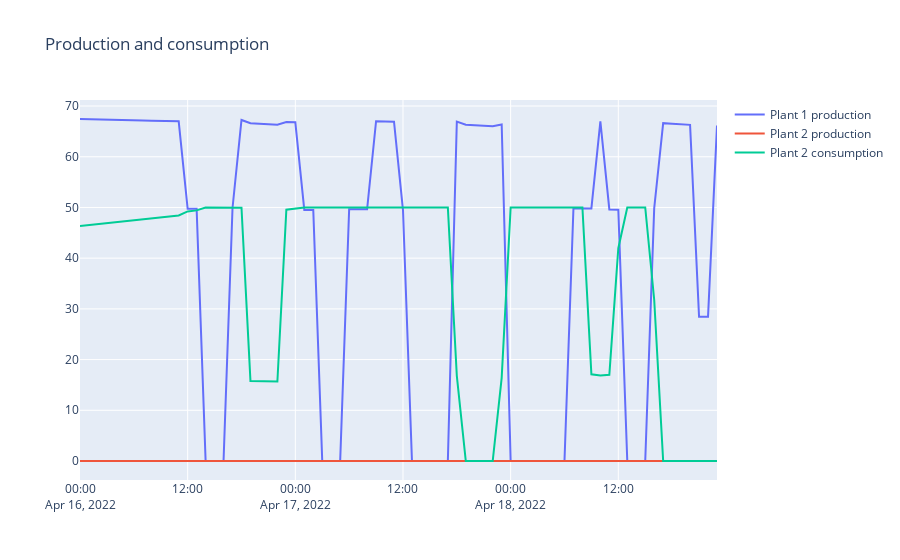
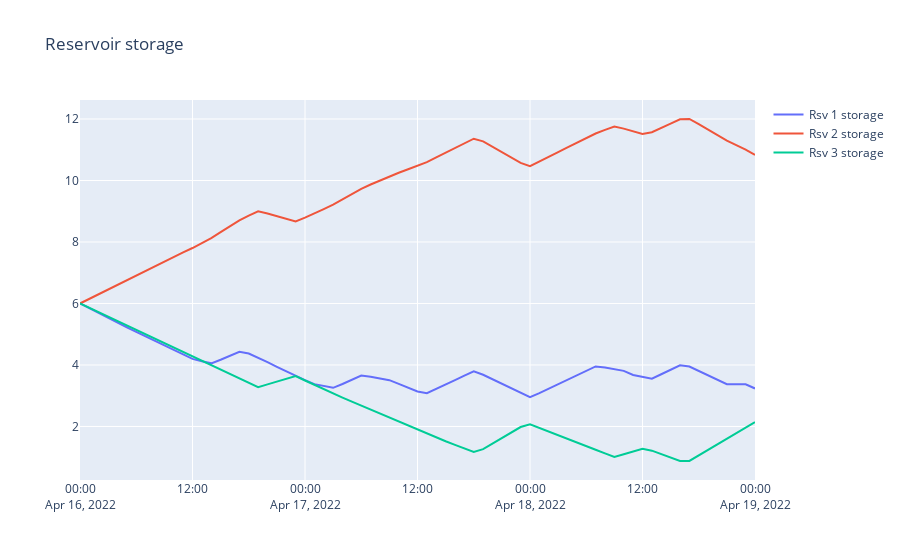

The notebook cell these images were saved under, in order:
### Code cell
import plotly.graph_objects as go
from IPython.display import HTML

fig = go.Figure()
plant1_prod = shop.model.plant.plant1.production.get()
plant2_prod = shop.model.plant.plant2.production.get()
plant2_cons = shop.model.plant.plant2.consumption.get()
fig.add_trace(go.Scatter(x=plant1_prod.index, y=plant1_prod.values, name="Plant 1 production"))
fig.add_trace(go.Scatter(x=plant2_prod.index, y=plant2_prod.values, name="Plant 2 production"))
fig.add_trace(go.Scatter(x=plant2_cons.index, y=plant2_cons.values, name="Plant 2 consumption"))
fig.update_layout(title="Production and consumption")
fig.show()

fig = go.Figure()
rsv1_head = shop.model.reservoir.rsv1.storage.get()
rsv2_head = shop.model.reservoir.rsv2.storage.get()
rsv3_head = shop.model.reservoir.rsv3.storage.get()
fig.add_trace(go.Scatter(x=rsv1_head.index, y=rsv1_head.values, name="Rsv 1 storage"))
fig.add_trace(go.Scatter(x=rsv1_head.index, y=rsv2_head.values, name="Rsv 2 storage"))
fig.add_trace(go.Scatter(x=rsv1_head.index, y=rsv3_head.values, name="Rsv 3 storage"))
fig.update_layout(title="Reservoir storage")
fig.show()
